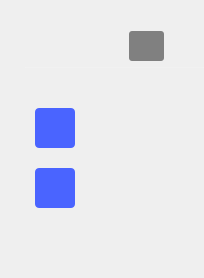
       <widget class="adiscope::DetachDragZone" name="homeWidget" native="true">
        <property name="sizePolicy">
         <sizepolicy hsizetype="Preferred" vsizetype="MinimumExpanding">
          <horstretch>0</horstretch>
          <verstretch>0</verstretch>
         </sizepolicy>
        </property>
        <layout class="QVBoxLayout" name="verticalLayout_3">
         <property name="spacing">
          <number>0</number>
         </property>
         <property name="leftMargin">
          <number>0</number>
         </property>
         <property name="rightMargin">
          <number>0</number>
         </property>
         <property name="bottomMargin">
          <number>0</number>
         </property>
         <item>
          <layout class="QVBoxLayout" name="connect_menu">
           <property name="leftMargin">
            <number>25</number>
           </property>
           <property name="topMargin">
            <number>0</number>
           </property>
           <property name="bottomMargin">
            <number>0</number>
           </property>
           <item>
            <layout class="QHBoxLayout" name="hLayout_topbar">
             <property name="spacing">
              <number>0</number>
             </property>
             <property name="leftMargin">
              <number>0</number>
             </property>
             <property name="topMargin">
              <number>20</number>
             </property>
             <property name="rightMargin">
              <number>40</number>
             </property>
             <property name="bottomMargin">
              <number>6</number>
             </property>
             <item>
              <spacer name="horizontalSpacer_5">
               <property name="orientation">
                <enum>Qt::Horizontal</enum>
               </property>
               <property name="sizeHint" stdset="0">
                <size>
                 <width>0</width>
                 <height>20</height>
                </size>
               </property>
              </spacer>
             </item>
             <item>
              <widget class="QWidget" name="logo_2" native="true">
               <property name="enabled">
                <bool>false</bool>
               </property>
               <property name="sizePolicy">
                <sizepolicy hsizetype="Minimum" vsizetype="Minimum">
                 <horstretch>0</horstretch>
                 <verstretch>0</verstretch>
                </sizepolicy>
               </property>
               <property name="minimumSize">
                <size>
                 <width>104</width>
                 <height>30</height>
                </size>
               </property>
               <property name="maximumSize">
                <size>
                 <width>104</width>
                 <height>30</height>
                </size>
               </property>
               <property name="styleSheet">
                <string notr="true">background-image: url(:/menu/adi.png);
background-repeat: no-repeat;
background-position: left center;
min-width: 104px;
min-height: 30px;</string>
               </property>
              </widget>
             </item>
             <item>
              <spacer name="horizontalSpacer_7">
               <property name="orientation">
                <enum>Qt::Horizontal</enum>
               </property>
               <property name="sizeHint" stdset="0">
                <size>
                 <width>0</width>
                 <height>20</height>
                </size>
               </property>
              </spacer>
             </item>
             <item>
              <widget class="QPushButton" name="btnConnect">
               <property name="enabled">
                <bool>false</bool>
               </property>
               <property name="maximumSize">
                <size>
                 <width>16777215</width>
                 <height>16777215</height>
                </size>
               </property>
               <property name="font">
                <font>
                 <pointsize>10</pointsize>
                 <weight>75</weight>
                 <italic>false</italic>
                 <bold>true</bold>
                </font>
               </property>
               <property name="styleSheet">
                <string notr="true">QPushButton {
color: white;
background-color: #4a64ff;

height: 30px;
border-width: 0px;
border-radius: 3px;
min-width: 6em;
qproperty-text: &quot;Connect&quot;;
}

QPushButton:hover
{
background-color: #4a34ff;
}

QPushButton:disabled {
background-color: gray;
color:white;
}

QPushButton[connected=true] {
/*background-color: green;*/
qproperty-text: &quot;Disconnect&quot;;
}
QPushButton[failed=true] {
background-color: red;
qproperty-text: &quot;Failed&quot;;
}</string>
               </property>
              </widget>
             </item>
            </layout>
           </item>
           <item>
            <widget class="Line" name="line_separator">
             <property name="minimumSize">
              <size>
               <width>0</width>
               <height>1</height>
              </size>
             </property>
             <property name="maximumSize">
              <size>
               <width>16777215</width>
               <height>1</height>
              </size>
             </property>
             <property name="styleSheet">
              <string notr="true">border: 1px solid rgba(255, 255, 255, 16);</string>
             </property>
             <property name="orientation">
              <enum>Qt::Horizontal</enum>
             </property>
            </widget>
           </item>
           <item>
            <spacer name="verticalSpacer_4">
             <property name="orientation">
              <enum>Qt::Vertical</enum>
             </property>
             <property name="sizeType">
              <enum>QSizePolicy::Fixed</enum>
             </property>
             <property name="sizeHint" stdset="0">
              <size>
               <width>20</width>
               <height>10</height>
              </size>
             </property>
            </spacer>
           </item>
           <item>
            <widget class="QGroupBox" name="groupBox">
             <property name="sizePolicy">
              <sizepolicy hsizetype="Preferred" vsizetype="Maximum">
               <horstretch>0</horstretch>
               <verstretch>0</verstretch>
              </sizepolicy>
             </property>
             <property name="minimumSize">
              <size>
               <width>0</width>
               <height>200</height>
              </size>
             </property>
             <property name="maximumSize">
              <size>
               <width>16777215</width>
               <height>200</height>
              </size>
             </property>
             <property name="styleSheet">
              <string notr="true">background-color: transparent;
border: 0px;</string>
             </property>
             <property name="title">
              <string/>
             </property>
             <layout class="QGridLayout" name="gridLayout">
              <property name="leftMargin">
               <number>0</number>
              </property>
              <property name="topMargin">
               <number>0</number>
              </property>
              <property name="rightMargin">
               <number>0</number>
              </property>
              <property name="bottomMargin">
               <number>0</number>
              </property>
              <property name="spacing">
               <number>0</number>
              </property>
              <item row="0" column="0">
               <layout class="QVBoxLayout" name="verticalLayout_2">
                <property name="spacing">
                 <number>0</number>
                </property>
                <property name="leftMargin">
                 <number>0</number>
                </property>
                <property name="bottomMargin">
                 <number>0</number>
                </property>
                <item>
                 <widget class="QWidget" name="btnsWidget" native="true">
                  <property name="sizePolicy">
                   <sizepolicy hsizetype="Preferred" vsizetype="Fixed">
                    <horstretch>0</horstretch>
                    <verstretch>0</verstretch>
                   </sizepolicy>
                  </property>
                  <property name="minimumSize">
                   <size>
                    <width>0</width>
                    <height>160</height>
                   </size>
                  </property>
                  <property name="maximumSize">
                   <size>
                    <width>16777215</width>
                    <height>160</height>
                   </size>
                  </property>
                  <property name="styleSheet">
                   <string notr="true">[selected=true] {
  	opacity: 0.6;
	border-radius: 4px;
	background-color: #141416;
}

[selected=false] {
	background-color: transparent;
}</string>
                  </property>
                  <property name="selected" stdset="0">
                   <bool>false</bool>
                  </property>
                  <layout class="QVBoxLayout" name="verticalLayout_6">
                   <property name="spacing">
                    <number>0</number>
                   </property>
                   <property name="leftMargin">
                    <number>0</number>
                   </property>
                   <property name="topMargin">
                    <number>0</number>
                   </property>
                   <property name="rightMargin">
                    <number>0</number>
                   </property>
                   <property name="bottomMargin">
                    <number>0</number>
                   </property>
                   <item>
                    <spacer name="verticalSpacer_2">
                     <property name="orientation">
                      <enum>Qt::Vertical</enum>
                     </property>
                     <property name="sizeHint" stdset="0">
                      <size>
                       <width>0</width>
                       <height>0</height>
                      </size>
                     </property>
                    </spacer>
                   </item>
                   <item>
                    <widget class="QWidget" name="homepageWidget" native="true">
                     <property name="sizePolicy">
                      <sizepolicy hsizetype="Preferred" vsizetype="Fixed">
                       <horstretch>0</horstretch>
                       <verstretch>0</verstretch>
                      </sizepolicy>
                     </property>
                     <property name="minimumSize">
                      <size>
                       <width>0</width>
                       <height>60</height>
                      </size>
                     </property>
                     <property name="maximumSize">
                      <size>
                       <width>16777215</width>
                       <height>60</height>
                      </size>
                     </property>
                     <property name="styleSheet">
                      <string notr="true">[selected=true] {
  	opacity: 0.6;
	border-radius: 4px;
}

[selected=false] {
	background-color: transparent;
}</string>
                     </property>
                     <property name="selected" stdset="0">
                      <bool>false</bool>
                     </property>
                     <layout class="QVBoxLayout" name="verticalLayout_8">
                      <property name="leftMargin">
                       <number>10</number>
                      </property>
                      <property name="topMargin">
                       <number>10</number>
                      </property>
                      <property name="rightMargin">
                       <number>10</number>
                      </property>
                      <property name="bottomMargin">
                       <number>10</number>
                      </property>
                      <item>
                       <widget class="QPushButton" name="btnHomepage">
                        <property name="sizePolicy">
                         <sizepolicy hsizetype="Fixed" vsizetype="Fixed">
                          <horstretch>0</horstretch>
                          <verstretch>0</verstretch>
                         </sizepolicy>
                        </property>
                        <property name="minimumSize">
                         <size>
                          <width>0</width>
                          <height>40</height>
                         </size>
                        </property>
                        <property name="maximumSize">
                         <size>
                          <width>40</width>
                          <height>40</height>
                         </size>
                        </property>
                        <property name="styleSheet">
                         <string notr="true">QPushButton {
height: 40px;
width: 40px;
border-width: 0px;
border-radius: 4px;
background-color: #4A64FF;
}

QPushButton:hover {
background-color: #4a34ff;
}

QPushButton:checked {
background-color: #4a34ff;
}</string>
                        </property>
                        <property name="text">
                         <string/>
                        </property>
                        <property name="icon">
                         <iconset>
                          <normalon>:/icons/house.png</normalon>
                         </iconset>
                        </property>
                        <property name="checkable">
                         <bool>true</bool>
                        </property>
                       </widget>
                      </item>
                     </layout>
                    </widget>
                   </item>
                   <item>
                    <widget class="QWidget" name="addWidget" native="true">
                     <property name="sizePolicy">
                      <sizepolicy hsizetype="Preferred" vsizetype="Fixed">
                       <horstretch>0</horstretch>
                       <verstretch>0</verstretch>
                      </sizepolicy>
                     </property>
                     <property name="minimumSize">
                      <size>
                       <width>0</width>
                       <height>60</height>
                      </size>
                     </property>
                     <property name="maximumSize">
                      <size>
                       <width>16777215</width>
                       <height>60</height>
                      </size>
                     </property>
                     <property name="styleSheet">
                      <string notr="true">[selected=true] {
  	opacity: 0.6;
	border-radius: 4px;
	background-color: #141416;
}

[selected=false] {
	background-color: transparent;
}</string>
                     </property>
                     <property name="selected" stdset="0">
                      <bool>false</bool>
                     </property>
                     <layout class="QVBoxLayout" name="verticalLayout_7">
                      <property name="spacing">
                       <number>0</number>
                      </property>
                      <property name="leftMargin">
                       <number>10</number>
                      </property>
                      <property name="topMargin">
                       <number>10</number>
                      </property>
                      <property name="rightMargin">
                       <number>10</number>
                      </property>
                      <property name="bottomMargin">
                       <number>10</number>
                      </property>
                      <item>
                       <widget class="QPushButton" name="btnAdd">
                        <property name="sizePolicy">
                         <sizepolicy hsizetype="Fixed" vsizetype="Fixed">
                          <horstretch>0</horstretch>
                          <verstretch>0</verstretch>
                         </sizepolicy>
                        </property>
                        <property name="minimumSize">
                         <size>
                          <width>0</width>
                          <height>40</height>
                         </size>
                        </property>
                        <property name="maximumSize">
                         <size>
                          <width>40</width>
                          <height>40</height>
                         </size>
                        </property>
                        <property name="styleSheet">
                         <string notr="true">QPushButton {
height: 40px;
width: 40px;
border-width: 0px;
border-radius: 4px;
background-color: #4A64FF;
}

QPushButton:hover {
background-color: #4a34ff;
}

QPushButton:checked {
background-color: #4a34ff;
}</string>
                        </property>
                        <property name="text">
                         <string/>
                        </property>
                        <property name="icon">
                         <iconset resource="../resources/resources.qrc">
                          <normaloff>:/menu/add.svg</normaloff>:/menu/add.svg</iconset>
                        </property>
                        <property name="iconSize">
                         <size>
                          <width>40</width>
                          <height>40</height>
                         </size>
                        </property>
                        <property name="checkable">
                         <bool>true</bool>
                        </property>
                        <property name="checked">
                         <bool>false</bool>
                        </property>
                        <property name="flat">
                         <bool>false</bool>
                        </property>
                       </widget>
                      </item>
                     </layout>
                    </widget>
                   </item>
                   <item>
                    <spacer name="verticalSpacer_3">
                     <property name="orientation">
                      <enum>Qt::Vertical</enum>
                     </property>
                     <property name="sizeHint" stdset="0">
                      <size>
                       <width>0</width>
                       <height>0</height>
                      </size>
                     </property>
                    </spacer>
                   </item>
                  </layout>
                 </widget>
                </item>
                <item>
                 <spacer name="verticalSpacer_5">
                  <property name="orientation">
                   <enum>Qt::Vertical</enum>
                  </property>
                  <property name="sizeHint" stdset="0">
                   <size>
                    <width>0</width>
                    <height>0</height>
                   </size>
                  </property>
                 </spacer>
                </item>
               </layout>
              </item>
              <item row="0" column="1">
               <widget class="adiscope::OscCustomScrollArea" name="scrollArea_2">
                <property name="sizePolicy">
                 <sizepolicy hsizetype="Expanding" vsizetype="Expanding">
                  <horstretch>0</horstretch>
                  <verstretch>0</verstretch>
                 </sizepolicy>
                </property>
                <property name="minimumSize">
                 <size>
                  <width>0</width>
                  <height>200</height>
                 </size>
                </property>
                <property name="maximumSize">
                 <size>
                  <width>16777215</width>
                  <height>200</height>
                 </size>
                </property>
                <property name="frameShape">
                 <enum>QFrame::NoFrame</enum>
                </property>
                <property name="verticalScrollBarPolicy">
                 <enum>Qt::ScrollBarAlwaysOff</enum>
                </property>
                <property name="widgetResizable">
                 <bool>true</bool>
                </property>
                <widget class="QWidget" name="devicesWidget">
                 <property name="geometry">
                  <rect>
                   <x>0</x>
                   <y>0</y>
                   <width>261</width>
                   <height>200</height>
                  </rect>
                 </property>
                 <property name="minimumSize">
                  <size>
                   <width>0</width>
                   <height>200</height>
                  </size>
                 </property>
                 <property name="maximumSize">
                  <size>
                   <width>16777215</width>
                   <height>200</height>
                  </size>
                 </property>
                 <layout class="QHBoxLayout" name="devicesList">
                  <property name="spacing">
                   <number>0</number>
                  </property>
                  <property name="leftMargin">
                   <number>0</number>
                  </property>
                  <property name="topMargin">
                   <number>0</number>
                  </property>
                  <property name="rightMargin">
                   <number>0</number>
                  </property>
                  <property name="bottomMargin">
                   <number>0</number>
                  </property>
                  <item>
                   <spacer name="horizontalSpacer_16">
                    <property name="orientation">
                     <enum>Qt::Horizontal</enum>
                    </property>
                    <property name="sizeHint" stdset="0">
                     <size>
                      <width>0</width>
                      <height>0</height>
                     </size>
                    </property>
                   </spacer>
                  </item>
                 </layout>
                </widget>
               </widget>
              </item>
              <item row="0" column="2">
               <spacer name="horizontalSpacer_2">
                <property name="orientation">
                 <enum>Qt::Horizontal</enum>
                </property>
                <property name="sizeHint" stdset="0">
                 <size>
                  <width>0</width>
                  <height>0</height>
                 </size>
                </property>
               </spacer>
              </item>
              <item row="0" column="3">
               <spacer name="verticalSpacer">
                <property name="orientation">
                 <enum>Qt::Vertical</enum>
                </property>
                <property name="sizeHint" stdset="0">
                 <size>
                  <width>20</width>
                  <height>100</height>
                 </size>
                </property>
               </spacer>
              </item>
             </layout>
            </widget>
           </item>
          </layout>
         </item>
         <item>
          <widget class="adiscope::StackedHomepage" name="stackedWidget"/>
         </item>
        </layout>
       </widget>
